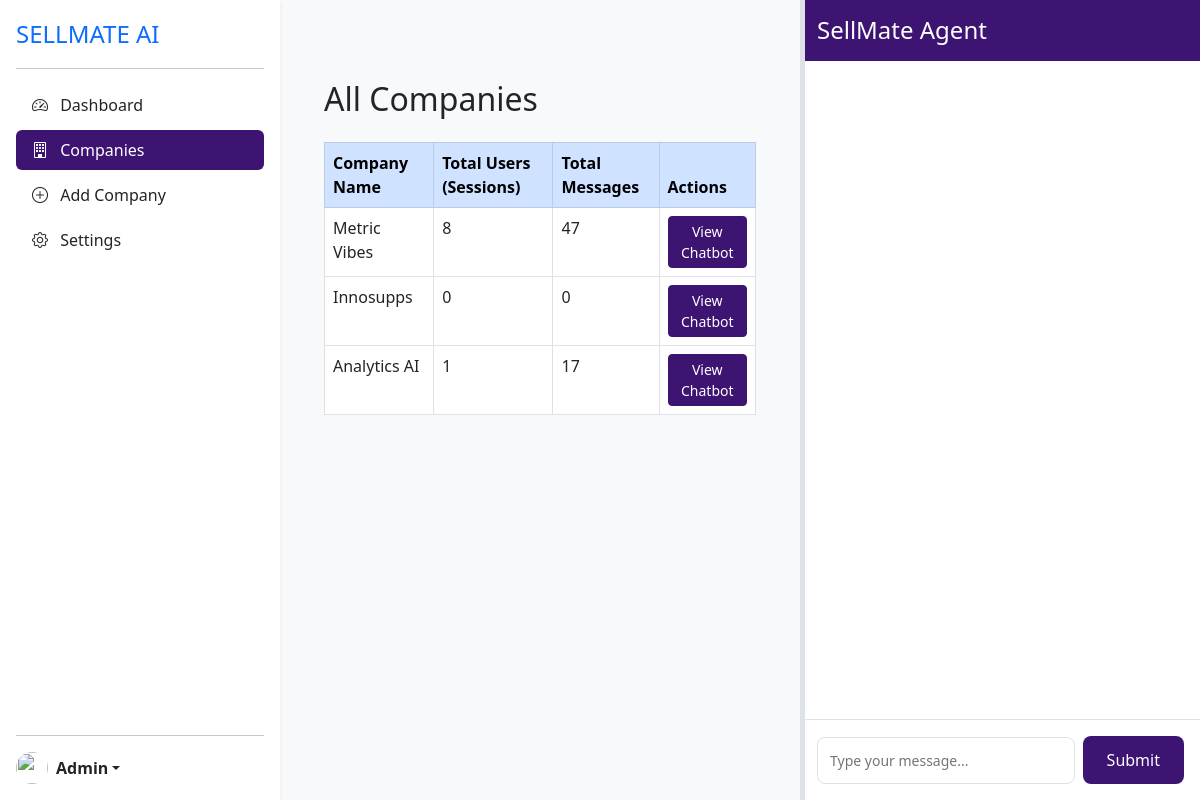
/companies/, run on the app's committed database.
### chatbot/models.py (models this page shows, shortened)
class Company(models.Model):
    name = models.CharField(max_length=255, unique=True)  # Company name
    system_instruction = models.TextField()  # System instruction for the chatbot

### chatbot/views.py (the view)
# urls.py: path('companies/', views.companies, name='companies'),
def companies(request):
    companies = Company.objects.annotate(
        total_sessions=Count(
            "chathistory__session_id", distinct=True
        ),  # Total unique sessions
        total_messages=Count("chathistory"),  # Total messages
    )
    return render(request, "chatbot/companies.html", {"companies": companies})

### chatbot/templates/chatbot/companies.html (shortened to what this page needs)
<!DOCTYPE html>
<html lang="en">
  <head>
    <link href="https://cdn.jsdelivr.net/npm/bootstrap@5.3.0/dist/css/bootstrap.min.css" rel="stylesheet" />
    <link rel="stylesheet" href="https://cdn.jsdelivr.net/npm/bootstrap-icons@1.11.3/font/bootstrap-icons.min.css" />
  </head>
  <body>
    <div class="wrapper">
      {% include 'chatbot/include/sidebar.html' %}
      <div class="content">
        <div class="container py-5">
          <h2 class="mb-4">All Companies</h2>
          <table class="table table-bordered table-hover">
            <thead class="table-primary">
              <tr>
                <th>Company Name</th>
                <th>Total Users (Sessions)</th>
                <th>Total Messages</th>
                <th>Actions</th>
              </tr>
            </thead>
            <tbody>
              {% for company in companies %}
                <tr onclick="window.location.href='{% url 'company_sessions' company.id %}'" style="cursor: pointer;">
                  <td>{{ company.name }}</td>
                  <td>{{ company.total_sessions }}</td>
                  <td>{{ company.total_messages }}</td>
                  <td>
                    <a href="{% url 'home' company.name %}" class="btn btn-sm btn-primary">View Chatbot</a>
                  </td>
                </tr>
              {% empty %}
                <tr>
                  <td colspan="4" class="text-center text-muted">No companies found</td>
                </tr>
              {% endfor %}
            </tbody>
          </table>
        </div>
      </div>
      {% include 'chatbot/include/sellmate-agent.html' %}
    </div>
  </body>
</html>

### chatbot/templates/chatbot/companies.html (style rules this page uses)
:root { --primary-color: #3d1472; }
body { background-color: #f8f9fa; }
.wrapper { display: flex; }
.content { flex: 1; margin-left: 280px; width: calc(100% - 280px); }
.btn-primary { background-color: var(--primary-color); border-color: var(--primary-color); }

### chatbot/templates/chatbot/include/sellmate-agent.html (style rules this page uses)
:root { --primary-color: #3d1472; --sidebar-width: 280px; --agent-width: 400px; }
body { background-color: #f8f9fa; overflow-x: hidden; }
.wrapper { display: flex; width: 100%; }
.content { margin-left: var(--sidebar-width); margin-right: var(--agent-width); flex: 1; padding: 2rem; transition: margin-right 0.3s ease; }

### data on the page
Company: name "Metric Vibes", total_sessions "8", total_messages "47"
Company: name "Innosupps", total_sessions "0", total_messages "0"
Company: name "Analytics AI", total_sessions "1", total_messages "17"
